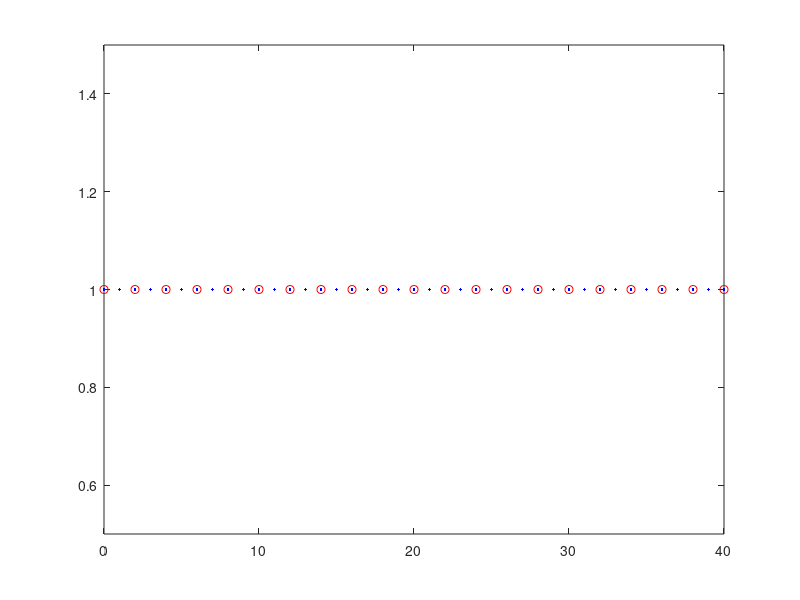
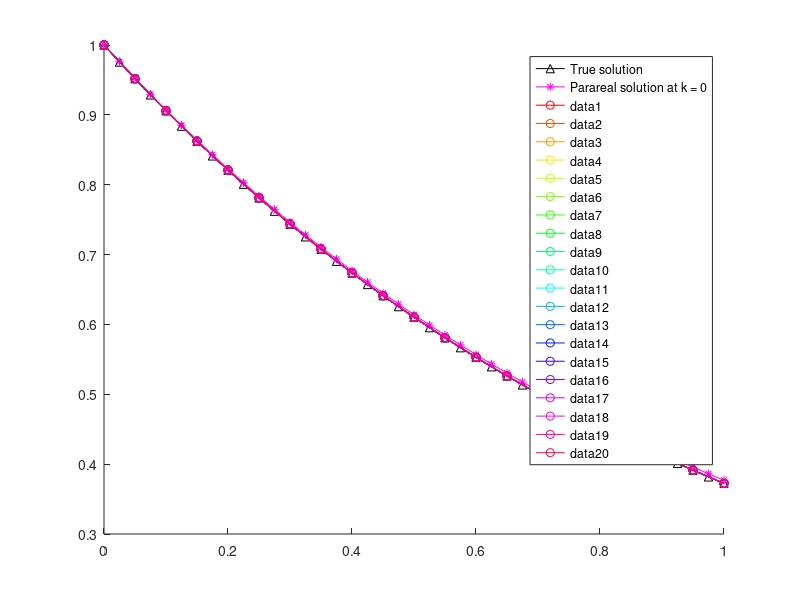
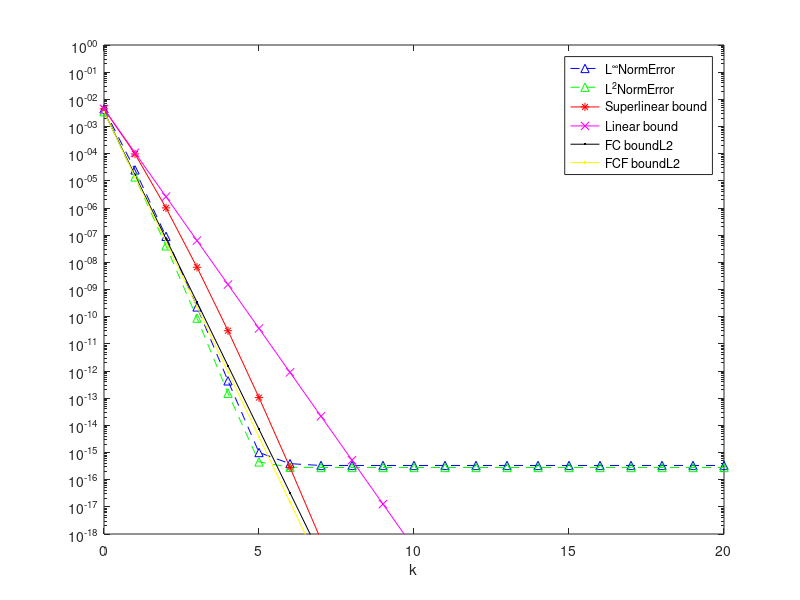
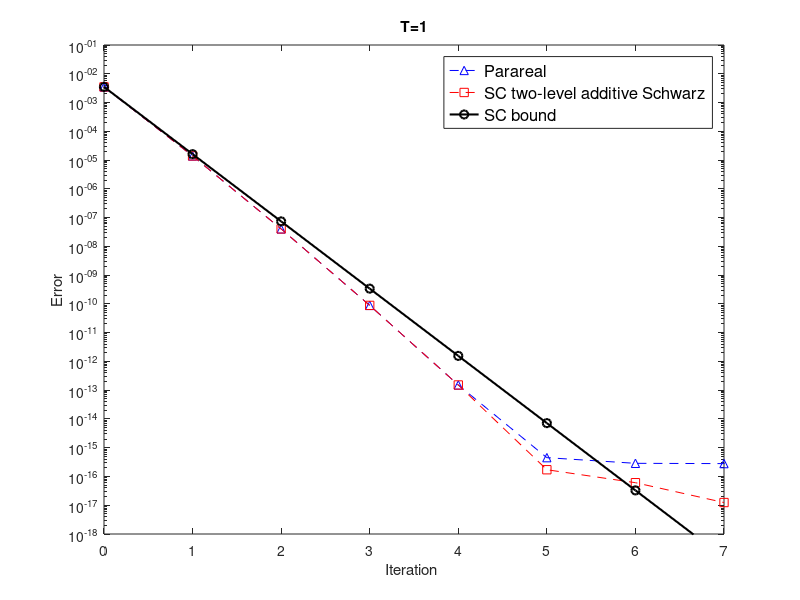

Write the MATLAB code that produced these figures, in order.
close all
clear
clc


%% ---------------------------------------------------------------
%  Parareal algorithm for linear problem:
%         y'(t) = a*y(t), t in (0,T)
%          y(t=0) = y0


% non-overlapping subdomains 2-level domain decomposition  preconditioner

global a ;
a = -1;
yExactFunction = @(t)exp(a*t);

% stability function (  y^n+1 = R(z)y^n  )
Rz = @(z) 1/(1-z);     % Backward Euler
% Rz = @(z) 1+z;       % Forward Euler

%% -----------------------------------------------------------------


% initial condition
u0 = 1;

% coarse propagator
N = 20;     %   number of coarse time intervals
T = 1;      %   T = N*Dt
Dt = T/N;   %   coarse timesteps

xt = linspace(0,T,N+1);

% fine propagator
m = 2;    % number of fine time steps in each coarse time interval
dt = Dt/m

K = 20 % number of Parareal iterations

cmap = hsv(K); % color map

% 2-level domain decomposition initial
N_fine_nodes = m*N+1; % 11
% N_subdomains = m+1; % 6
Id = eye(N_fine_nodes);

% plot the time domain
figure
plot(0:N_fine_nodes-1,1,'.b',0:m:N_fine_nodes-1,1,'ro')
xlim([0 N_fine_nodes-1])
ylim([0.5 1.5])

%%
% original problem matrix
phi = (1-a*dt)^-1;
phiDT = (1-a*Dt)^-1;
A = eye(m*N+1,m*N+1) + (-phi)*diag(ones(m*N,1),-1);

% Reduced system

% fine propagator
F_tilde = (1-a*dt)^-m;

% coarse propagator
G_tilde = (1-a*Dt)^-1;



% Uk_0 = zeros(m*N,1);
% Uk_0(1) = u0;

rhs0 = [u0; zeros(m*N,1)];
% rhs = [u0; phi*u0;-G_tilde*u0;phi*U(3);-G_tilde*U(3)];


% exact solution

ttrue = linspace(0,T,N*m+1);
pick = 1:m:N*m+1;

uF_true = A\rhs0;

% reduced matrix
A_tilde = eye(N+1,N+1) + (-F_tilde)*diag(ones(N,1),-1);
% A_tilde = eye(m*N+1,m*N+1) + (-F_tilde)*diag(ones(m*N,1),-1);

% approximate reduced matrix
B = eye(N+1,N+1) + (-G_tilde)*diag(ones(N,1),-1);




% coarse space initial
indice_R_coarse  = 0:m:m*N;
R = zeros(length(indice_R_coarse),N_fine_nodes);
for i = 1:length(indice_R_coarse)
    R(i,indice_R_coarse(i)+1) = 1;
end

% first subdomain  Omega_1 = {0}
R1 = zeros(1,N_fine_nodes);
R1(1) = 1;
A1 = R1*A*R1';

% define nodes in other subdomains
N_nodes_subdomain = m;
indice_R_subdomains = zeros(N,N_nodes_subdomain);
for i =1:N
    indice_R_subdomains(i,:) =  (i-1)*m+1:(i-1)*m+m;
end

% Omega_2 = {1,2} Omega_3 = {3,4}
R2_end = zeros(N*N_nodes_subdomain,N_fine_nodes) ;
for i = 1:N
    for j = 1:N_nodes_subdomain
        R2_end(N_nodes_subdomain*(i-1)+j,indice_R_subdomains(i)+j) = 1;
    end
end

R_sub = [];       % restriction matrices
A_sub = [];       % sub-matrices
for i = 2: N+1
    R_sub{i} = R2_end(N_nodes_subdomain*(i-2)+1:N_nodes_subdomain*(i-2)+N_nodes_subdomain,:);
    A_sub{i} = R_sub{i}*A*R_sub{i}';
end

% define 2-level domain decomposition multiplicative preconditioner
P = R1'*A1*R1;
for i = 2:N+1
    P = P + R_sub{i}'*A_sub{i}*R_sub{i};
end

%Multiplicative
M = P*(R'*B*R +  Id-R'*R);





%% ------------------------------------------------------------------

% initial coarse integration

B1 =  eye(N+1,N+1) + (-G_tilde)*diag(ones(N,1),-1);
% B1 =  eye(N*m+1,N*m+1) + (-G_tilde)*diag(ones(N*m,1),-1);

%Initial coarse Parareal iteration at the coarse level
rhs0_coarse = [u0;zeros(N,1)];
U0_coarse = B1\rhs0_coarse;

U_fine=spline(ttrue(pick),U0_coarse,ttrue)';

figure
hold on
plot(ttrue,uF_true,'-^k',ttrue,U_fine,'-*m');
legend('True solution','Parareal solution at k = 0')

U0n = U_fine;
proNj = 1;

L2NormError = sqrt(sum(Dt*(uF_true(pick)-U_fine(pick)).^2));%norm(uF_true(pick)-U_fine(pick),2);%
LInfNormError = norm(uF_true(pick)-U_fine(pick),inf);%max(abs(uF_true(pick)-U_fine(pick)));

SupperlinearErrorBound  = LInfNormError;
LinearErrorBound  = LInfNormError;

% FC_boundL2 = L2NormError;
FC_boundL2 = (abs(phi^m - phiDT)*(1 - abs(phiDT)^((N)/m) )/ (1 - abs(phiDT)))^(0)*sqrt(sum(Dt*(uF_true(pick)-U0n(pick)).^2));%norm(uF_true(pick)-U0n(pick),2);%
   
L2NormErrorParareal = L2NormError;
L2NormErrorNonO2 = L2NormError;

LInfNormErrorParareal = LInfNormError;
LInfNormErrorNonO2= LInfNormError;

FCF_boundL2 = L2NormError;
FCFF_boundL2 = L2NormError;
FCFC_boundL2 = L2NormError;
FCFCF_boundL2 = L2NormError;
%%
% rhs
f = zeros(N_fine_nodes,1);
f(1) = u0;


% phi   = (1-a*dt)^-1;
% phiDT = (1-a*Dt)^-1;

% initial coarse integration Parareal


Uk_0 = zeros(N,1);
M_tilde = eye(N+1,N+1) + (-G_tilde)*diag(ones(N,1),-1);  
rhs = [u0; (F_tilde-G_tilde)*Uk_0];
U_Parareal = M_tilde\rhs;
f1 = zeros(N+1,1);
f1(1) = u0;

% U_Parareal = mdl(u0,T,N,'coarse');

% iteration loop
for k = 1: K
    % k = k + 1

    %----------------------------------------------------------
    % Parareal solution
    
     U_Parareal = U_Parareal+M_tilde\(f1 -  A_tilde*U_Parareal); %use
     
%        for n = 1 : N 
%            % n = n + 1
%            G0 = mdl(U_Parareal(:,n),Dt,1,'coarse');
%            F0 = mdl(U_Parareal(:,n),Dt,m,'fine');
%            G(:,n) = G0(:,end);
%            F(:,n) = F0(:,end);
%        end % end parallel loop
%        
%   
%        % sequential loop - corrector
%        if k < K
%            for n = 1: N
%                Gn =  mdl(U_Parareal(:,n),Dt,1,'coarse');
%                U_Parareal(:, n + 1) = Gn(:,end) - G(:,n) + F(:,n);
%            end % sequential loop
%        end

   %----------------------------------------------------------        
    % 2-level domain decomposition preconditioner Parareal  
    % residual
    r_k = f - A*U_fine;
    
  % first level ~ fine propagator ~ additive Schwarz in parallel
%     U_fine_temp = P\r_k;   
    for i = 1:N+1
%         i = i + 1
        if i == 1
            x_temp_1 = R1*r_k;
            x_temp_2 = A1\x_temp_1;
            x{i} = R1'*x_temp_2;
            U_fine_temp = x{i};         
        else
            x_temp_1 = R_sub{i}*r_k;
            x_temp_2 = A_sub{i}\x_temp_1;
            x{i} = R_sub{i}'*x_temp_2;  
            U_fine_temp = U_fine_temp + x{i};
        end            
    end

  % second level ~ coarse grid correction sequentially
    U_fine_temp_1 = R*U_fine_temp;
    U_fine_temp_2 = B\U_fine_temp_1;
    U_fine_temp_3 = R'*U_fine_temp_2;
    U_fine_temp_4 = U_fine_temp_3 + U_fine_temp - R'*R*U_fine_temp;
    U_fine = U_fine + U_fine_temp_4;
 
    plot(ttrue(pick),U_fine(pick),'Color',cmap(k,:),'Marker','o');
    
    %
    %        norm(uF_true(pick)-U,'inf')
    proNj(k+1) = proNj(k)*(N-k);
    L2NormErrorNonO2(k+1) = sqrt(sum(Dt*(uF_true(pick)-U_fine(pick)).^2));%norm(uF_true(pick)-U_fine(pick),2);%
    L2NormErrorParareal(k+1) = sqrt(sum(Dt*(uF_true(pick)-U_Parareal).^2));%norm(uF_true(pick)-U_fine(pick),2);%
    
    LInfNormErrorNonO2(k+1) = norm(uF_true(pick)-U_fine(pick),inf);%max(abs(uF_true(pick)-U_fine(pick)));%
    LInfNormErrorParareal(k+1) = norm(uF_true(pick)-U_Parareal,inf);%max(abs(uF_true(pick)-U_fine(pick)));%
   
    SupperlinearErrorBound(k+1)  = (abs(exp(a*Dt) - Rz(a*Dt)))^(k)/factorial(k)*proNj(k+1)*max(abs(uF_true(pick)-U0n(pick)));
    LinearErrorBound(k+1)  = (abs(exp(a*Dt) - Rz(a*Dt))/(1- abs(Rz(a*Dt))))^(k)*max(abs(uF_true(pick)-U0n(pick)));
    
    %FC bound
    FC_boundL2(k+1) = (abs(phi^m - phiDT)*(1 - abs(phiDT)^((N)/m) )/ (1 - abs(phiDT)))^(k)*sqrt(sum(Dt*(uF_true(pick)-U0n(pick)).^2));%norm(uF_true(pick)-U0n(pick),2);%
   
    FCF_boundL2(k+1) = (abs(phi^m - phiDT)*(1 - abs(phiDT)^((N)/m-1) )/ (1 - abs(phiDT))*abs(phi)^(m))^(k)*sqrt(sum(Dt*(uF_true(pick)-U0n(pick)).^2));
    FCFF_boundL2(k+1) = (abs(phi^m - phiDT)*(1 - abs(phiDT)^((N)/m-2) )/ (1 - abs(phiDT))*abs(phi)^(2*m))^(k)*sqrt(sum(Dt*(uF_true(pick)-U0n(pick)).^2));
%     FCFC_boundL2(k+1) = ((phi^m - phiDT)^2*(1 - ((N)/m )*abs(phiDT)^((N)/m-1) + ((N)/m-1)*abs(phiDT)^((N-1)/m) )/ (1 - abs(phiDT))^2)^(k)*sqrt(sum(Dt*(uF_true(pick)-U0n(pick)).^2));
    FCFCF_boundL2(k+1) = ((phi^m - phiDT)^2*(1 - ((N)/m - 1 )*abs(phiDT)^((N)/m-2) + ((N)/m-2)*abs(phiDT)^((N-1)/m-1) )/ (1 - abs(phiDT))^2*abs(phi)^m)^(k)*sqrt(sum(Dt*(uF_true(pick)-U0n(pick)).^2));

end  % iteration loop

uF_true=uF_true
U_fine

% L2NormError=L2NormError'
% LInfNormError=LInfNormError'
% SupperlinearErrorBound=SupperlinearErrorBound'
% LinearErrorBound=LinearErrorBound'
% FC_boundL2 = FC_boundL2'
% FCF_boundL2 = FCF_boundL2'
% FCFF_boundL2 = FCFF_boundL2'
% FCFC_boundL2 = FCFC_boundL2'
% FCFCF_boundL2 = FCFCF_boundL2'


figure
semilogy(0:K,LInfNormErrorParareal,'b--^',0:K,L2NormErrorParareal,'g--^',0:K,SupperlinearErrorBound,'r*-',0:K,LinearErrorBound,'mx-',0:K,FC_boundL2,'k.-',0:K,FCF_boundL2,'y.-')
legend('L^{\infty}NormError','L^2NormError','Superlinear bound','Linear bound','FC boundL2','FCF boundL2')
xlabel('k')
ylim([1e-18 1])

%----------------------------
% %FC bound L2
% % % superlinear with Gander's bound
% figure
% semilogy(0:K,LInfNormErrorParareal,'g--^',0:K,L2NormErrorParareal,'m--^',0:K,L2NormErrorNonO2,'r--s',0:K,LInfNormErrorNonO2,'b--s',0:K,SupperlinearErrorBound,'ko-',0:K,FC_boundL2,'co-','LineWidth',1.5)
% legend({'L^{\infty}- Parareal','L^2- Parareal','L^2- SC two-level additive Schwarz','L^{\infty}- SC two-level additive Schwarz','Superlinear bound','SC bound L^2- norm'},'Location','northeast','FontSize',12)  %southwest % northeast
% xlabel('Iteration ')
% ylabel('Error')
% % ylim([1e-18 1e-1])
% % ylim([1e-14 1e4])
% ylim([1e-22 1e0])
% % xlim([0 7])
% title(['T=',num2str(T)])

%%%% superlinear without Gander's bound
% figure
% semilogy(0:K,LInfNormErrorParareal,'g--^',0:K,L2NormErrorParareal,'m--^',0:K,L2NormErrorNonO2,'r--s',0:K,LInfNormErrorNonO2,'b--s',0:K,FC_boundL2,'co-','LineWidth',1.5)
% legend({'L^{\infty}- Parareal','L^2- Parareal','L^2- SC two-level additive Schwarz','L^{\infty}- SC two-level additive Schwarz','SC bound L^2- norm'},'Location','northeast','FontSize',12)  %southwest % northeast
% xlabel('Iteration ')
% ylabel('Error')
% % ylim([1e-18 1e-1])
% % ylim([1e-14 1e4])
% ylim([1e-18 1e-1])
% xlim([0 7])
% title(['T=',num2str(T)])


%%%% superlinear without Gander's bound and 2-norm
figure
semilogy(0:K,L2NormErrorParareal,'b--^',0:K,L2NormErrorNonO2,'r--s',0:K,FC_boundL2,'ko-','LineWidth',1.5)
legend({'Parareal','SC two-level additive Schwarz','SC bound'},'Location','northeast','FontSize',12)  %southwest % northeast
xlabel('Iteration ')
ylabel('Error')
% ylim([1e-18 1e-1])
% ylim([1e-14 1e4])
ylim([1e-18 1e-1])
xlim([0 7])
title(['T=',num2str(T)])


% % % linear with Gander's bound
% figure
% semilogy(0:K,LInfNormErrorParareal,'g--^',0:K,L2NormErrorParareal,'m--^',0:K,L2NormErrorNonO2,'r--s',0:K,LInfNormErrorNonO2,'b--s',0:K,LinearErrorBound,'ko-',0:K,FC_boundL2,'co-','LineWidth',1.5)
% legend({'L^{\infty}- Parareal','L^2- Parareal','L^2- SC two-level additive Schwarz','L^{\infty}- SC two-level additive Schwarz','Linear bound','SC bound L^2- norm'},'Location','southwest','FontSize',12)  %southwest % northeast
% xlabel('Iteration ')
% ylabel('Error')
% % ylim([1e-18 1e-1])
% % ylim([1e-14 1e4])
% ylim([1e-16 1e0])
% % xlim([0 7])
% title(['T=',num2str(T)])
% 
% % % % linear without Gander's bound
% figure
% semilogy(0:K,LInfNormErrorParareal,'g--^',0:K,L2NormErrorParareal,'m--^',0:K,L2NormErrorNonO2,'r--s',0:K,LInfNormErrorNonO2,'b--s',0:K,LinearErrorBound,'ko-',0:K,FC_boundL2,'co-','LineWidth',1.5)
% legend({'L^{\infty}- Parareal','L^2- Parareal','L^2- SC two-level additive Schwarz','L^{\infty}- SC two-level additive Schwarz','Linear bound','SC bound L^2- norm'},'Location','southwest','FontSize',12)  %southwest % northeast
% xlabel('Iteration ')
% ylabel('Error')
% % ylim([1e-18 1e-1])
% % ylim([1e-14 1e4])
% ylim([1e-16 1e0])
% % xlim([0 7])
% title(['T=',num2str(T)])
